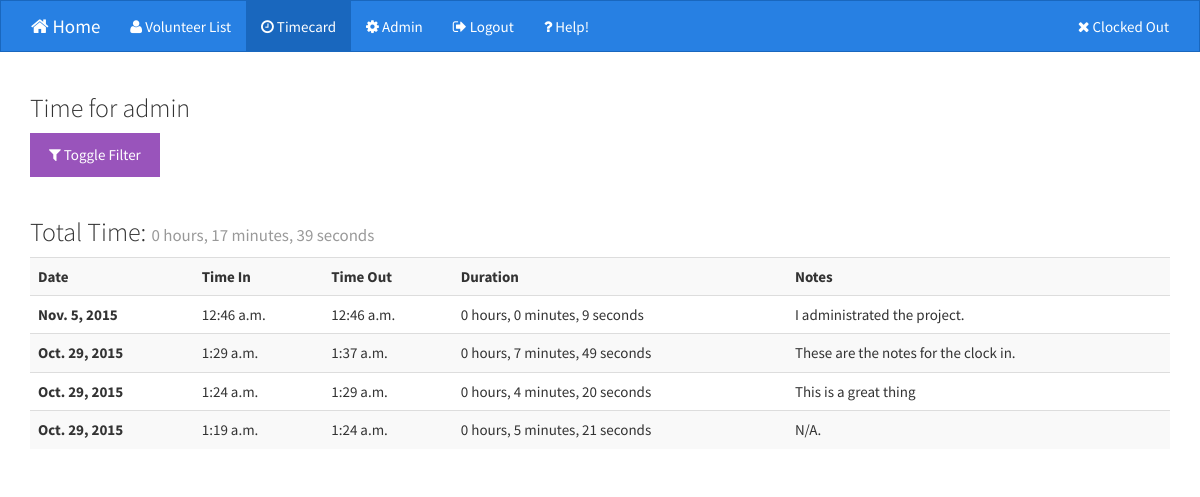
The app's page /event/list/2/ (signed in) with its own data.
### project7/timeclock/models.py (models this page shows, shortened)
class Event(models.Model):
    user = models.ForeignKey(User, blank=True, null=True)
    time_in = models.DateTimeField()
    time_out = models.DateTimeField(blank=True, null=True)
    notes = models.TextField(blank=True, null=True)
    @property
    def duration(self):
        return '%d hours, %d minutes, %d seconds' % self.duration_tuple()
    def duration_tuple(self):
        days = 0
        hours = 0
        minutes = 0
        seconds = 0
        if self.time_out and self.time_in:
            duration = self.time_out - self.time_in
        else:
            if self.time_in:
                duration = timezone.now() - self.time_in
            else:
                return (0, 0, 0)
        days += duration.days
        hours += days * 24 + duration.seconds // 3600
        minutes += (duration.seconds % 3600) // 60
        seconds += duration.seconds % 60
        while seconds > 60:
            seconds -= 60
            minutes += 1
        while minutes >= 60:
            minutes -= 60
            hours += 1
        return (hours, minutes, seconds)

### project7/timeclock/views.py (the view)
# urls.py: url(r'^event/list/(?P<pk>\d+)/$', EventListView.as_view(), name='event_list'),
class EventListView(ListView):
    model = Event
    template_name = "event/list.html"
    def get_queryset(self, *args, **kwargs):
        qs = Event.objects.all()
        pk = self.kwargs.get('pk', None)
        if pk:
            qs = Event.objects.filter(user__id=pk)
        else:
            if self.request.user:
                qs = Event.objects.filter(user=self.request.user)
        if self.request.GET.get('start_date'):
            qs = qs.filter(time_in__gte=self.request.GET['start_date'])
        if self.request.GET.get('end_date'):
            qs = qs.filter(time_out__lte=self.request.GET['end_date'])
        return qs.order_by('-time_in')
    def get_context_data(self, **kwargs):
        context = super(EventListView, self).get_context_data(**kwargs)
        pk = self.kwargs.get('pk', None)
        if pk:
            context['volunteer_user'] = User.objects.get(id=pk)
            context['volunteer'] = Volunteer.objects.get(user=context['volunteer_user'])
        else:
            context['user'] = self.request.user
        if self.request.GET.get('start_date') or self.request.GET.get('end_date'):
            qs = self.get_queryset()
            (hours, minutes, seconds) = (0, 0, 0)
            for event in qs:
                duration = event.duration_tuple()
                hours += duration[0]
                minutes += duration[1]
                seconds += duration[2]
                while seconds > 60:
                    seconds -= 60
                    minutes += 1
                while minutes >= 60:
                    minutes -= 60
                    hours += 1
            context['total_hours'] = '%d hours, %d minutes, %d seconds' % (hours, minutes, seconds)
        else:
            try:
                if pk:
                    context['total_hours'] = Volunteer.objects.get(user__id=pk).total_hours
                else:
                    context['total_hours'] = Volunteer.objects.get(user=self.request.user).total_hours
            except Volunteer.DoesNotExist:
                context['total_hours'] = None
        return context
    def dispatch(self, request, *args, **kwargs):
        user = User.objects.get(pk=self.kwargs.get('pk', None))
        print user, request.user
        if user != request.user and not request.user.is_superuser:
            return HttpResponseForbidden("You are not allowed to access this page.")
        else:
            return super(EventListView, self).dispatch(request, *args, **kwargs)

### project7/timeclock/context_processors.py (called while the page is built)
def clocked_in(request):
    clocked_in = False
    event = None
    notes_form = None
    if request.user.is_authenticated():
        now = timezone.now()
        events = Event.objects.filter(user=request.user, time_in__lte=now, time_out=None)
        try:
            clocked_in = True if events[0] else False
            event = events[0]
            notes_form = EventNotesForm(instance=event)
        except Event.DoesNotExist:
            clocked_in = False
        except IndexError:
            clocked_in = False
    return {
        'clocked_in': clocked_in,
        'event': event,
        'notes_form': notes_form,
    }

### project7/timeclock/models.py (called while the page is built)
    def total_hours_tuple(self):
        hours = 0
        minutes = 0
        seconds = 0
        for obj in Event.objects.filter(user=self.user):
            duration = obj.duration_tuple()
            hours += duration[0]
            minutes += duration[1]
            seconds += duration[2]
            while seconds > 60:
                seconds -= 60
                minutes += 1
            while minutes >= 60:
                minutes -= 60
                hours += 1
        return (hours, minutes, seconds)

    @property
    def total_hours(self):
        return '%s hours, %s minutes, %s seconds' % self.total_hours_tuple()

### project7/timeclock/templates/event/list.html (shortened to what this page needs)
{% extends 'base.html' %}
{% load static tz %}
{% block eventlistactive %}active{% endblock %}
{% block extra_styles %}
    <link rel="stylesheet" type="text/css" href="{% static 'css/bootstrap-datepicker.css' %}">
{% endblock extra_styles %}
{% block content %}
    <h1>Time for {{ volunteer_user.username }}</h1>
    <button id="filter-btn" type="button" class="btn btn-info">
            <i class="fa fa-filter"></i>
        Toggle Filter
    </button>
    <form method="GET" action=".">
    </form>
    {% if total_hours %}
        <h1>
            Total Time: <small>{{ total_hours }}</small>
        </h1>
    {% else %}
        <p>Your user has no volunteer information, which should mean you are the administrator.</p>
    {% endif %}
    <table class="table table-striped">
    <tr>
        <th>Date</th><th>Time In</th><th>Time Out</th><th>Duration</th><th>Notes</th>
    </tr>
    {% for object in object_list %}
        <tr>
            <th>{{ object.time_in.date }}</th>
            <td>{{ object.time_in.time }}</td>
            <td>{{ object.time_out.time }}</td>
            <td>{{ object.duration }}</td>
            <td>{{ object.notes|default:"N/A." }}</td>
        </tr>
    {% endfor %}
    </table>
{% endblock content %}

### project7/timeclock/templates/base.html (style rules this page uses)
body { padding-bottom: 100px; }

### project7/timeclock/templates/event/list.html (style rules this page uses)
h1 { font-size: 26px; }
form { padding-top: 20px; }

### records on screen
Event: time_in "Nov. 5, 2015", time_in.time "12:46 a.m.", time_out.time "12:46 a.m.", duration "0 hours, 0 minutes, 9 seconds", notes "I administrated the project."
Event: time_in "Oct. 29, 2015", time_in.time "1:29 a.m.", time_out.time "1:37 a.m.", duration "0 hours, 7 minutes, 49 seconds", notes "These are the notes for the clock in."
Event: time_in "Oct. 29, 2015", time_in.time "1:24 a.m.", time_out.time "1:29 a.m.", duration "0 hours, 4 minutes, 20 seconds", notes "This is a great thing"
Event: time_in "Oct. 29, 2015", time_in.time "1:19 a.m.", time_out.time "1:24 a.m.", duration "0 hours, 5 minutes, 21 seconds", notes "N/A."

### other values on screen
{{ volunteer_user.username }} "admin"
{{ total_hours }} "0 hours, 17 minutes, 39 seconds"
